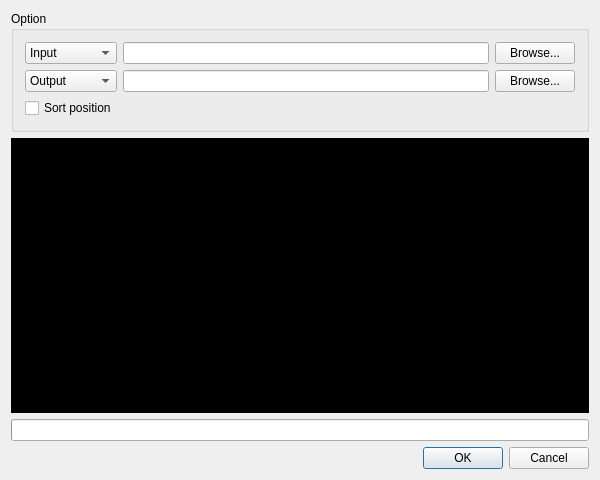
<?xml version="1.0" encoding="UTF-8"?>
<ui version="4.0">
 <class>Dialog</class>
 <widget class="QDialog" name="Dialog">
  <property name="geometry">
   <rect>
    <x>0</x>
    <y>0</y>
    <width>600</width>
    <height>480</height>
   </rect>
  </property>
  <property name="windowTitle">
   <string>Cross</string>
  </property>
  <layout class="QVBoxLayout" name="verticalLayout">
   <item>
    <widget class="QGroupBox" name="groupBoxOption">
     <property name="title">
      <string>Option</string>
     </property>
     <layout class="QGridLayout" name="gridLayout">
      <item row="0" column="0">
       <widget class="QComboBox" name="comboBoxIn">
        <item>
         <property name="text">
          <string>Input</string>
         </property>
        </item>
        <item>
         <property name="text">
          <string>VCF</string>
         </property>
        </item>
        <item>
         <property name="text">
          <string>PED/MAP</string>
         </property>
        </item>
        <item>
         <property name="text">
          <string>HapMap</string>
         </property>
        </item>
        <item>
         <property name="text">
          <string>General</string>
         </property>
        </item>
       </widget>
      </item>
      <item row="0" column="1">
       <widget class="QLineEdit" name="lineEditIn"/>
      </item>
      <item row="0" column="2">
       <widget class="QPushButton" name="pushButtonIn">
        <property name="text">
         <string>Browse...</string>
        </property>
       </widget>
      </item>
      <item row="1" column="0">
       <widget class="QComboBox" name="comboBoxOut">
        <item>
         <property name="text">
          <string>Output</string>
         </property>
        </item>
        <item>
         <property name="text">
          <string>VCF</string>
         </property>
        </item>
        <item>
         <property name="text">
          <string>PED/MAP</string>
         </property>
        </item>
        <item>
         <property name="text">
          <string>HapMap</string>
         </property>
        </item>
        <item>
         <property name="text">
          <string>General</string>
         </property>
        </item>
       </widget>
      </item>
      <item row="1" column="1">
       <widget class="QLineEdit" name="lineEditOut"/>
      </item>
      <item row="1" column="2">
       <widget class="QPushButton" name="pushButtonOut">
        <property name="text">
         <string>Browse...</string>
        </property>
       </widget>
      </item>
      <item row="2" column="0">
       <widget class="QCheckBox" name="checkBoxSort">
        <property name="text">
         <string>Sort position</string>
        </property>
       </widget>
      </item>
     </layout>
    </widget>
   </item>
   <item>
    <widget class="QPlainTextEdit" name="plainTextEditLog">
     <property name="styleSheet">
      <string notr="true">background-color: rgb(0, 0, 0);
color: rgb(0, 255, 0);</string>
     </property>
     <property name="readOnly">
      <bool>true</bool>
     </property>
    </widget>
   </item>
   <item>
    <widget class="QProgressBar" name="progressBar">
     <property name="maximum">
      <number>100</number>
     </property>
     <property name="value">
      <number>0</number>
     </property>
     <property name="textVisible">
      <bool>false</bool>
     </property>
    </widget>
   </item>
   <item>
    <widget class="QDialogButtonBox" name="buttonBox">
     <property name="standardButtons">
      <set>QDialogButtonBox::Cancel|QDialogButtonBox::Ok</set>
     </property>
    </widget>
   </item>
  </layout>
 </widget>
 <layoutdefault spacing="6" margin="11"/>
 <tabstops>
  <tabstop>lineEditIn</tabstop>
  <tabstop>pushButtonIn</tabstop>
  <tabstop>lineEditOut</tabstop>
  <tabstop>pushButtonOut</tabstop>
 </tabstops>
 <resources/>
 <connections/>
</ui>
